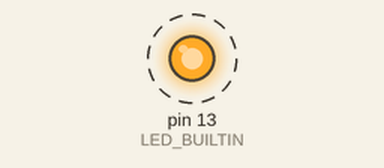
A sketch run on a simulated Arduino Uno, built with avr-gcc and run on an emulated ATmega328P. On the bench: output pins drawn as LEDs (lit = HIGH). Dashed ring = blinking.

Above: at 0.2 s.
Timing chart, 0 to 3.0 s (numbered marks = the images above):
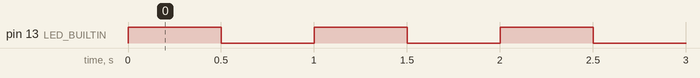

The sketch:

i_love_you_morse.ino
```cpp
void setup() {
  pinMode(LED_BUILTIN, OUTPUT);
}

void on() {
  digitalWrite(LED_BUILTIN, HIGH);
}

void off() {
  digitalWrite(LED_BUILTIN, LOW);
}

void dot() {

}

void line() {

}

void long_pause() {

}

void loop() {
  on();
  delay(500);
  off();
  delay(500);
}
```

Measured:
- by itself, pin 13 (LED_BUILTIN): alternates HIGH for 0.50 s and LOW for 0.50 s
